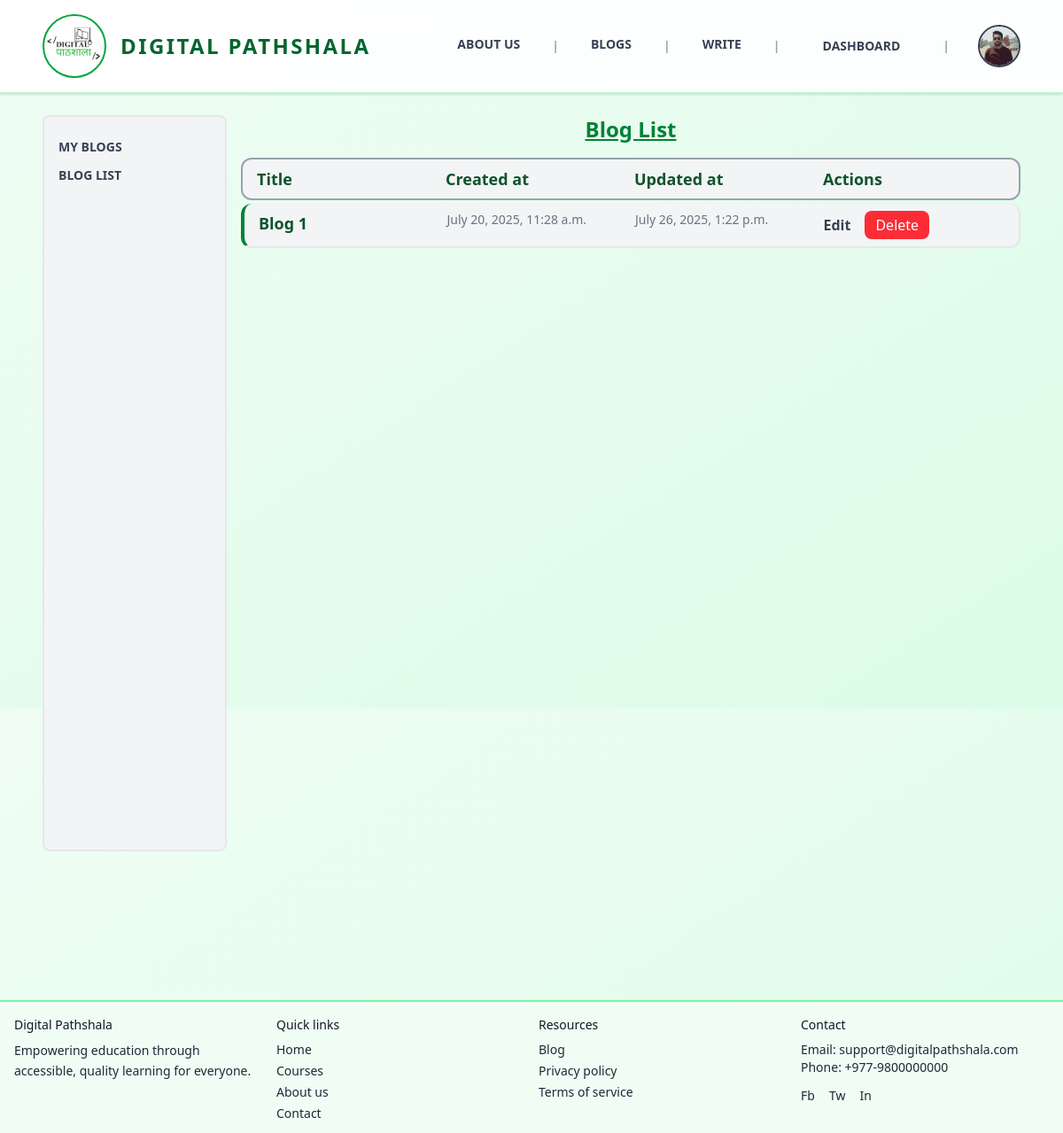
The app's page /writer/bloglist (signed in) with its own data.
### users/models.py (models this page shows, shortened)
class Profile(models.Model):
    def generateImagePath(instance, filename):
        return f'users/{instance.user.username}/{filename}'
    class GenderOptions(models.TextChoices):
        Male = "Male" , "Male"
        Female = "Female", "Female"
        Others = "Others", "Others"
    class RoleOptions(models.TextChoices):
        Admin = "Admin", "Admin"
        User = "User", "User"
    user = models.OneToOneField(User, on_delete=models.CASCADE)
    address = models.CharField(blank=True, null=True, max_length=50)
    phone = models.CharField(blank=True, null=True, max_length=10)
    nationality = models.CharField(blank=True, null=True, max_length=15, default="Nepal")
    gender = models.CharField(choices=GenderOptions, default=GenderOptions.Male, max_length=6)
    profile_image = models.ImageField( blank=True, null=True, upload_to=generateImagePath, default="users/default_user.png")
    dob = models.DateField(blank=True, null=True)
    role = models.CharField(choices=RoleOptions, default=RoleOptions.User, max_length=5)

### blogs/models.py (models this page shows, shortened)
class Blog(models.Model):
    def generateImagePath(instance, filename):
        return f'blog/{instance.author.username}/images/{filename}'
    def generateAttachmentPath(instance, filename):
        return f'blog/{instance.author.username}/attachments/{filename}'
    class StatusOptions(models.TextChoices):
        PENDING = "Pending", "Pending"
        ACTIVE = "Active", "Active"
        REJECTED = "Rejected", "Rejected"
    title = models.CharField(max_length=50 )
    content = models.TextField()
    author = models.ForeignKey(User, on_delete=models.CASCADE, related_name='blog_posts')
    tags = TaggableManager(blank=True)
    category = models.ForeignKey(Category, null=True, blank=True, on_delete=models.SET_NULL)
    image = models.ImageField(blank=True, null=True , upload_to=generateImagePath, default='blog/blog1.png')
    attachment = models.FileField(blank=True, null=True, upload_to=generateAttachmentPath)
    status = models.CharField(max_length=8, choices=StatusOptions, default=StatusOptions.PENDING)
    created_at = models.DateTimeField( auto_now_add=True, editable=False )
    updated_at = models.DateTimeField(auto_now=True, editable=False)

### main/views.py (the view)
# urls.py: path('bloglist', blogList),
def blogList(request):
    if request.user.profile.role == "Admin":
        blogs = Blog.objects.all().order_by("-created_at")
        return render(request, "pages/dashboard/admin/blogList.html", {"blogs":blogs})
    else:
        blogs = Blog.objects.filter(author=request.user).order_by("-created_at")
        return render(request, "pages/dashboard/writer/blogList.html", {"blogs": blogs})

### templates/pages/dashboard/writer/blogList.html (shortened to what this page needs)
{% extends 'pages/dashboard/layouts/writer.html' %}
{% block panel %}
  <div>
    <h2 class="text-2xl text-green-700 underline font-bold text-center">Blog List</h2>
    <div>
      <div class="flex flex-col gap-1 my-4">
        <div class="bg-gray-100 border-2 border-gray-400 rounded-xl grid grid-cols-4 gap-2 w-full py-2 px-4 text-left">
          <div class="text-lg font-bold text-green-900">Title</div>
          <div class="text-lg font-bold text-green-900">Created at</div>
          <div class="text-lg font-bold text-green-900">Updated at</div>
          <div class="text-lg font-bold text-green-900">Actions</div>
        </div>
        {% for blog in blogs %}
          <div class="text-left bg-gray-100 border-b-2 border-r-2 border-gray-200 rounded-xl grid grid-cols-4 gap-2 w-full py-2 px-4 hover:scale-[101%] duration-300
           border-l-4 {% if blog.status == 'Active' %}
               border-l-green-700
            {% elif blog.status == 'Rejected' %}
               border-l-red-700
            {% elif blog.status == 'Pending' %}
               border-l-yellow-600
            {% else %}
               border-l-gray-400
            {% endif %}">
            <a href="/blog/{{ blog.id }}" class="text-lg font-bold text-green-900">{{ blog.title }}</a>
            <p class="text-sm text-gray-500">{{ blog.created_at }}</p>
            <p class="text-sm text-gray-500">{{ blog.updated_at }}</p>
            <div class="flex gap-4">
              <a href="/blog/edit/{{ blog.id }}" class="font-bold hover:text-blue-600 my-auto">Edit</a>
              <form action="/blog/delete/{{ blog.id }}" method="post">
                <Button type="submit" class="py-1 px-3 bg-red-500 hover:bg-red-700 text-white rounded-lg">Delete</Button>
              </form>
            </div>
          </div>
        {% endfor %}
      </div>
    </div>
  </div>
{% endblock %}

### templates/layouts/main.html (shortened to what this page needs)
<!DOCTYPE html>
<html lang="en">
  <head>
    <script src="https://cdn.jsdelivr.net/npm/@tailwindcss/browser@4"></script>
  </head>
  <body class="font-sans text-gray-700 bg-gradient-to-br from-green-50 to-green-100 min-h-screen">
    <nav class="uppercase flex justify-between bg-white/90 backdrop-blur-md border-b-2 border-green-200 py-4 px-6 lg:px-12 lg:py:6 shadow-sm sticky top-0 z-40">
      <a href="/" class="flex items-center group">
        <div class="w-16 lg:w-18 h-16 lg:h-18 rounded-full border-2 border-green-600 flex items-center justify-center group-hover:scale-105 transition-transform">
          <img src="/static/images/favicon.ico" alt="Digital Pathshala Logo" />
        </div>
        <div class="ml-2 lg:ml-4 text-xl lg:text-2xl font-semibold text-green-800 tracking-widest">Digital Pathshala</div>
      </a>
      <div class="my-auto hidden md:block">
        <ul class="flex gap-6 lg:gap-8 text-sm font-bold items-center">
          <li class="relative group pb-1">
            <a href="/about-us" class="text-gray-700 hover:text-green-600 transition-colors p-1">About Us</a>
          </li>
          <li class="text-gray-400">|</li>
          <li class="relative group pb-1">
            <a href="/blogs" class="text-gray-700 hover:text-green-600 transition-colors p-1">Blogs</a>
          </li>
          <li class="text-gray-400">|</li>
          <li class="relative group pb-1">
            <a href="/blog/add" class="text-gray-700 hover:text-green-600 transition-colors p-1">Write</a>
          </li>
          <li class="text-gray-400">|</li>
          <li class="hover:bg-green-600 hover:text-white px-4 py-2 transition-all duration-300 rounded-lg">
            {% if user.is_authenticated %}
              <a href="/writer/dashboard">Dashboard</a>
            {% else %}
              <a href="/auth/sign-up">Get Started</a>
            {% endif %}
          </li>
          {%if user.is_authenticated%}
           <li class="text-gray-400">|</li>
           <li>
              <a href="/profile">
                <img class="w-12 h-12 rounded-full border-2 object-cover" src="{{user.profile.profile_image.url}}" alt="Profile Image">
              </a>
           </li>
          {%endif%}
        </ul>
      </div>
    </nav>
    <div class="flex flex-col px-12 py-6 min-h-[80vh]">
      {% block content %}
      {% endblock %}
    </div>
    <footer class="bg-green-50 border-t-2 border-green-300 text-gray-800 text-sm">
      <div class="max-w-7xl mx-auto p-4 grid grid-cols-1 md:grid-cols-4 gap-4">
        <div>
          <p class="font-medium text-gray-900">Digital Pathshala</p>
          <p class="mt-2 leading-relaxed">Empowering education through accessible, quality learning for everyone.</p>
        </div>
        <div>
          <p class="mb-2 font-medium text-gray-900">Quick links</p>
          <ul class="space-y-1">
            <li>
              <a href="/home" class="hover:underline">Home</a>
            </li>
            <li>
              <a href="/courses" class="hover:underline">Courses</a>
            </li>
            <li>
              <a href="/about" class="hover:underline">About us</a>
            </li>
            <li>
              <a href="/contacts" class="hover:underline">Contact</a>
            </li>
          </ul>
        </div>
        <div>
          <p class="mb-2 font-medium text-gray-900">Resources</p>
          <ul class="space-y-1">
            <li>
              <a href="/blogs" class="hover:underline">Blog</a>
            </li>
            <li>
              <a href="/privacy" class="hover:underline">Privacy policy</a>
            </li>
            <li>
              <a href="/terms" class="hover:underline">Terms of service</a>
            </li>
          </ul>
        </div>
        <div>
          <p class="mb-2 font-medium text-gray-900">Contact</p>
          <p>
            Email: <a href="mailto:support@digitalpathshala.com" class="hover:underline">support@digitalpathshala.com</a>
          </p>
          <p>
            Phone: <a href="tel:+9779800000000" class="hover:underline">+977-9800000000</a>
          </p>
          <div class="flex space-x-4 mt-3">
            <a href="https://www.facebook.com/digitalpathshala999" aria-label="Facebook" class="hover:text-gray-900">Fb</a>
            <a href="#" aria-label="Twitter" class="hover:text-gray-900">Tw</a>
            <a href="#" aria-label="LinkedIn" class="hover:text-gray-900">In</a>
          </div>
        </div>
      </div>
    </footer>
  </body>
</html>

### records on screen
Blog: title "Blog 1", created_at "July 20, 2025, 11:28 a.m.", updated_at "July 26, 2025, 1:22 p.m."
